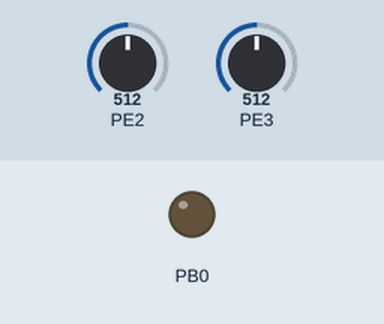
A program run on a simulated ATmega128, built with avr-gcc and emulated at 16 MHz. Parts: output pins drawn as LEDs (lit = HIGH). Inputs (shaded band) come from the test bench; at power-on: PE2 = 512, PE3 = 512.

Above: at 1.2 s.
1.3 s: PE2 set to 716
At 2.5 s:
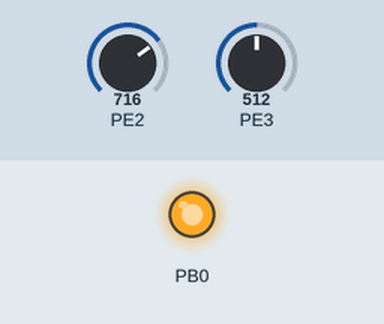
2.8 s: PE2 set to 2
4.3 s: PE2 set to 0
At 4.8 s:
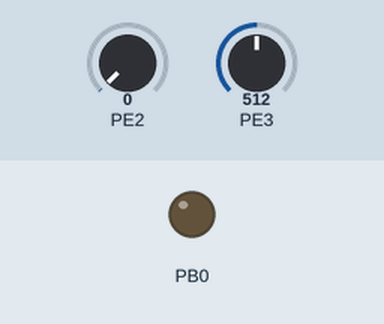
5.8 s: PE2 set to 122
At 7.1 s:
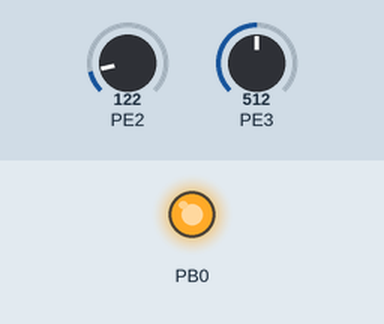
Timing chart, 0 to 8.3 s (numbered marks = the images above; inputs shaded):
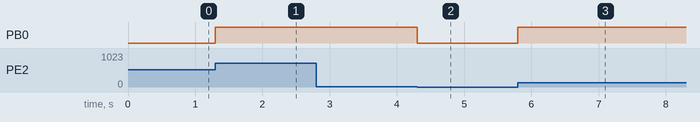

Measured:
- the behaviour switches between 1 and 0 on PE2 (found by bisection; images 1 and 2)
- after the input at 1.3 s, PB0: LOW → HIGH at once
- after the input at 2.8 s, every drawn part: stays the same
- after the input at 4.3 s, PB0: HIGH → LOW at once
- after the input at 5.8 s, PB0: LOW → HIGH at once

The program:

main.c
```c
#define F_CPU 16000000L
#include <avr/io.h>

int main(void)
{
	DDRB |= 0x01;				// LED 연결 핀을 출력으로 설정

	while(1)
	{
		uint8_t mask = (1 << ACO);
		if((ACSR & mask) == mask){		// AIN0 > AIN1
			PORTB |= 0x01;			// LED 켜기
		}
		else{
			PORTB &= ~0x01;			// AIN0 <= AIN1
		}
	}

	return 0;
}
```
